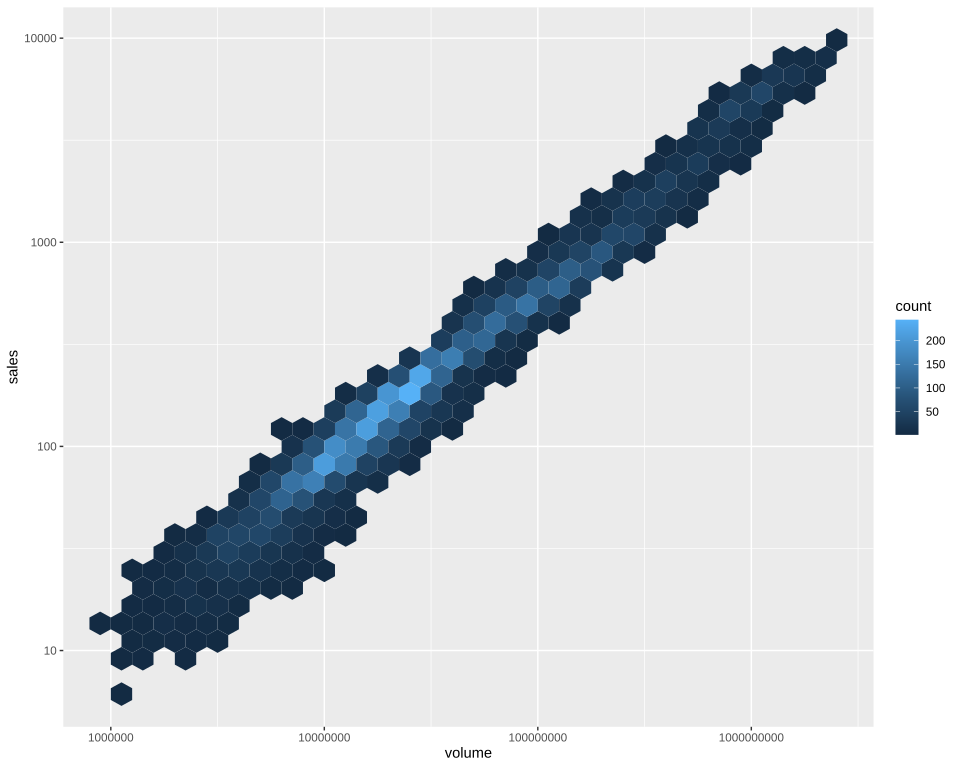

Source code (R):
# The plot test/golden/hex_log.svg draws, drawn by ggplot2 itself, as ggplot2's own visual
# tests draw their snapshots: the independent check on that golden whenever it changes. The suite
# never runs this; it needs R, ggplot2, vdiffr and hexbin, saved as the Docker image
# giggly-r:ggplot2-4.0.3-hexbin. From the repository's root:
#
#   docker run --rm -v "$PWD/test/golden":/golden:ro giggly-r:ggplot2-4.0.3-hexbin \
#     Rscript /golden/hex_log.R > hex_log.ggplot2.svg
#
# and compare the two drawings element by element, as test/golden/line_missing.R does.
#
# txhousing's monthly sales against their volume, both on log10 scales, in hexagons a tenth of a
# power of ten wide and high, the bin widths in the axes' transformed units; the rows missing
# either are left out.
# First checked with ggplot2 4.0.3, vdiffr 1.0.9 and hexbin 1.28.6: every element and clip path
# matches but the colour bar's fill, as test/golden/hex.R says, and the x axis's labels, which
# ggplot2 writes in scientific form (`1e+07`) and Giggly plainly (`10000000`), as Giggly writes
# every number (Scales.Labels.plain/1); the one other departure is test/golden/point.R's, the x axis
# drawn before the y.

library(ggplot2)

plot <- ggplot(txhousing, aes(volume, sales)) + geom_hex(binwidth = 0.1) +
  scale_x_log10() + scale_y_log10() +
  guides(fill = guide_colourbar(display = "gradient")) + theme_gray()

file <- tempfile(fileext = ".svg")
vdiffr::write_svg(plot, file)
cat(readLines(file), sep = "\n")
